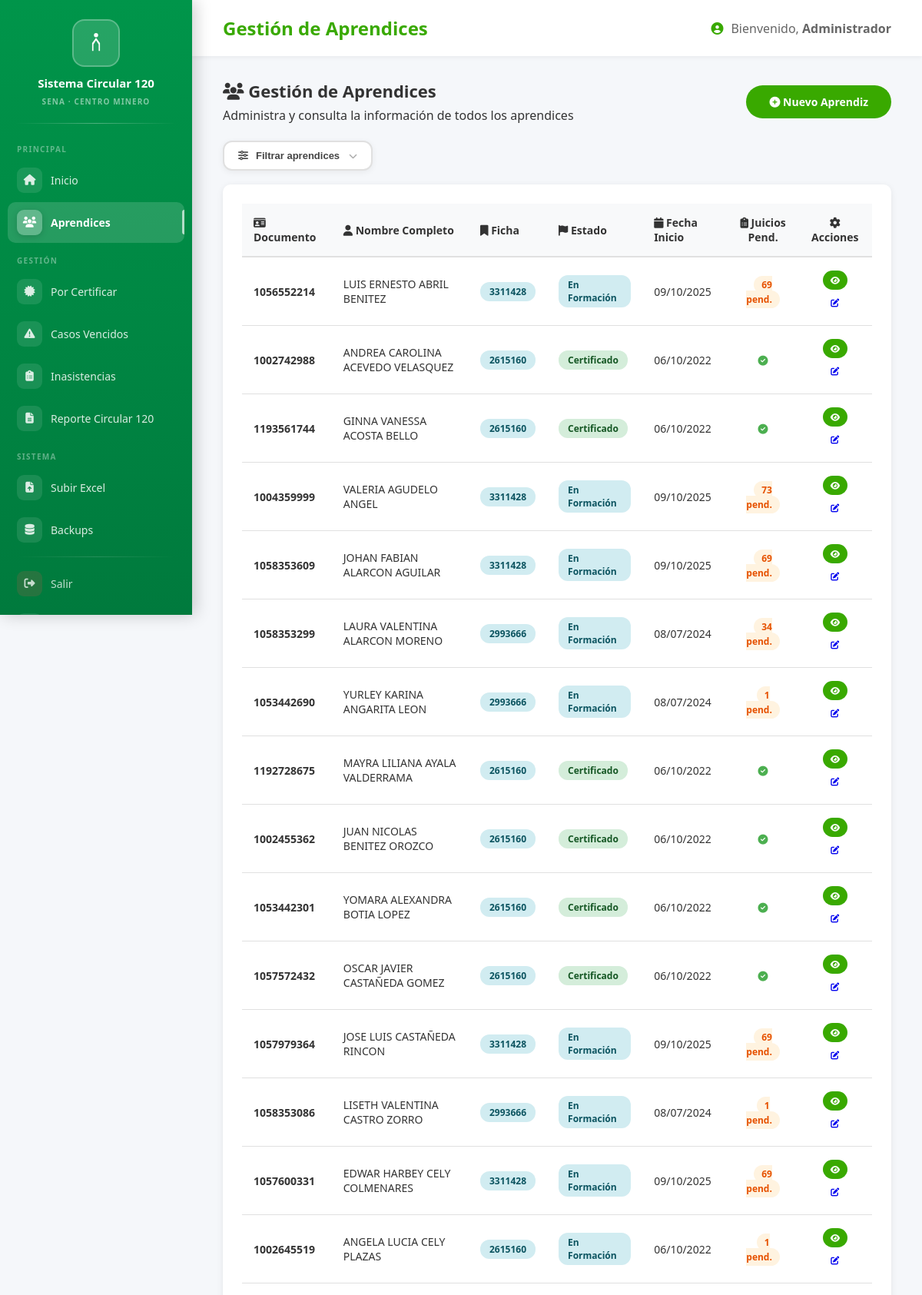
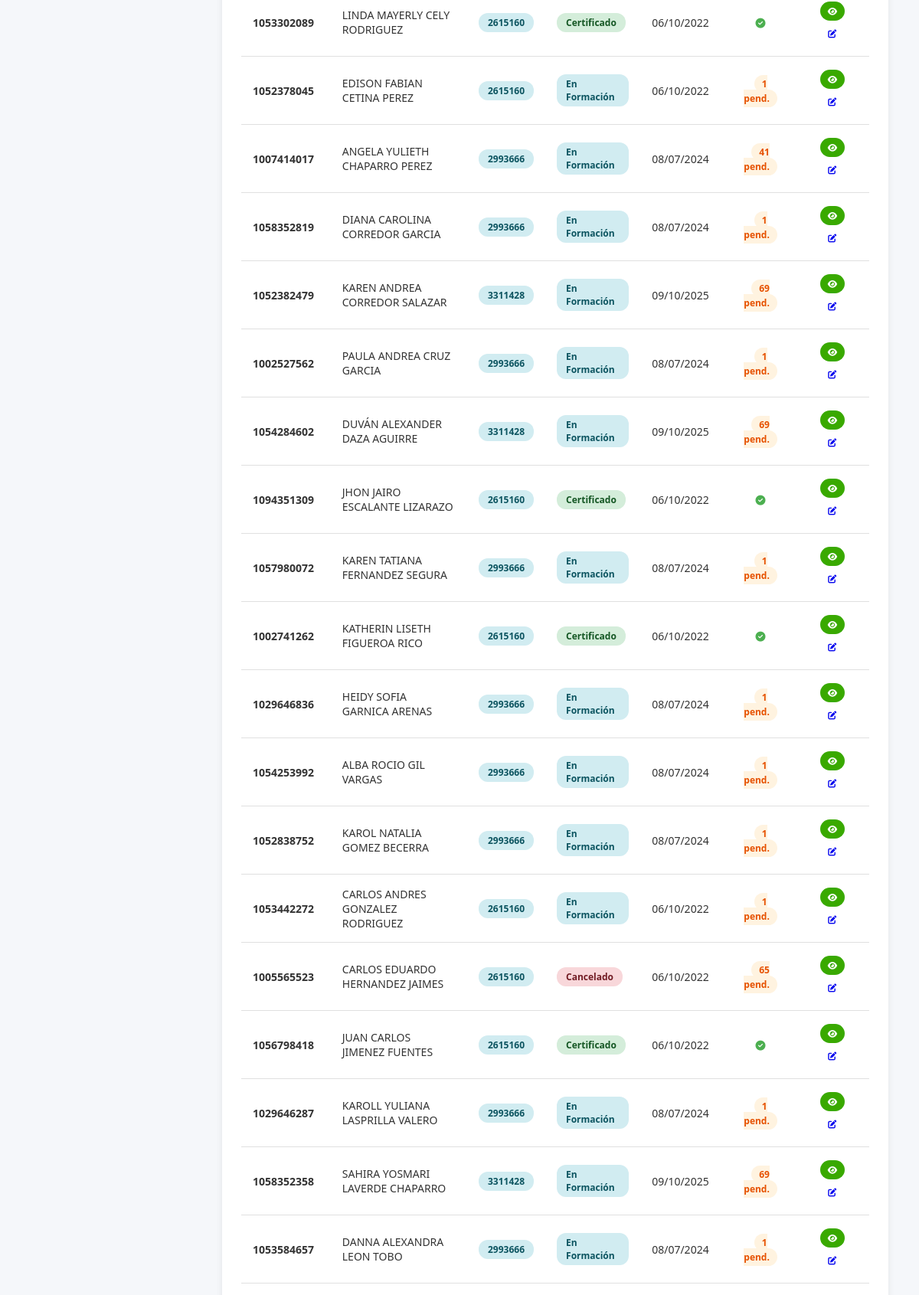
The page /aprendices/aprendices/ (signed in, upper part) on the database its author committed (2 pictures, top to bottom).
### aprendices/models.py (models this page shows, shortened)
class Aprendiz(models.Model):
    ESTADO_FORMACION_CHOICES = [
        ('EN_FORMACION', 'En Formación'),
        ('ETAPA_LECTIVA', 'Etapa Lectiva'),
        ('ETAPA_PRODUCTIVA', 'Etapa Productiva'),
        ('POR_CERTIFICAR', 'Por Certificar'),
        ('CERTIFICADO', 'Certificado'),
        ('CANCELADO', 'Cancelado'),
        ('RETIRO_VOLUNTARIO', 'Retiro Voluntario'),
        ('APLAZAMIENTO', 'Aplazamiento'),
        ('TRASLADADO', 'Trasladado'),
    ]
    documento = models.CharField(max_length=20, primary_key=True, verbose_name='Documento de Identidad')
    nombre = models.CharField(max_length=100, verbose_name='Nombre')
    apellido = models.CharField(max_length=100, verbose_name='Apellido')
    email = models.EmailField(blank=True, null=True, verbose_name='Correo Electrónico')
    telefono = models.CharField(max_length=20, blank=True, null=True, verbose_name='Teléfono')
    estado_formacion = models.CharField(
        max_length=30,
        choices=ESTADO_FORMACION_CHOICES,
        default='EN_FORMACION',
        verbose_name='Estado de Formación'
    )
    fecha_inicio = models.DateField(blank=True, null=True, verbose_name='Fecha de Inicio')
    fecha_final = models.DateField(blank=True, null=True, verbose_name='Fecha Final')
    fecha_fin_lectiva = models.DateField(blank=True, null=True, verbose_name='Fecha Fin Etapa Lectiva')
    fecha_fin_productiva = models.DateField(blank=True, null=True, verbose_name='Fecha Fin Etapa Productiva')
    ficha = models.ForeignKey(
        Ficha,
        on_delete=models.SET_NULL,
        null=True,
        blank=True,
        related_name='aprendices',
        verbose_name='Ficha de Caracterización'
    )
    observaciones = models.TextField(blank=True, null=True, verbose_name='Observaciones')
    created_at = models.DateTimeField(auto_now_add=True)
    updated_at = models.DateTimeField(auto_now=True)
    class Meta:
        verbose_name = 'Aprendiz'
        verbose_name_plural = 'Aprendices'
        ordering = ['apellido', 'nombre']

class Ficha(models.Model):
    numero = models.CharField(max_length=10, primary_key=True, verbose_name='Número de Ficha')
    programa = models.CharField(max_length=200, verbose_name='Programa de Formación', default='Por definir')
    instructor = models.CharField(max_length=100, blank=True, null=True, verbose_name='Instructor Principal')
    fecha_inicio = models.DateField(blank=True, null=True, verbose_name='Fecha de Inicio')
    fecha_fin = models.DateField(blank=True, null=True, verbose_name='Fecha de Finalización')
    centro = models.ForeignKey(
        CentroFormacion,
        on_delete=models.SET_NULL,
        null=True,
        blank=True,
        related_name='fichas',
        verbose_name='Centro de Formación'
    )
    created_at = models.DateTimeField(auto_now_add=True)
    updated_at = models.DateTimeField(auto_now=True)
    class Meta:
        verbose_name = 'Ficha de Caracterización'
        verbose_name_plural = 'Fichas de Caracterización'
        ordering = ['-numero']

### aprendices/views.py (the view)
# urls.py: path('aprendices/', AprendizListView.as_view(), name='aprendiz_list'),
class AprendizListView(LoginRequiredMixin, ListView):
    model = Aprendiz
    template_name = 'aprendices/aprendiz_list.html'
    paginate_by = 50
    ordering = ['-created_at']
    def get_queryset(self):
        qs = Aprendiz.objects.select_related('ficha').annotate(
            juicios_pendientes=Count(
                'juicios',
                filter=Q(juicios__estado='PENDIENTE')
            )
        )
        self.filtro_ficha = self.request.GET.get('ficha', '').strip()
        if self.filtro_ficha:
            qs = qs.filter(ficha__numero=self.filtro_ficha)
        self.filtro_estado = self.request.GET.get('estado', '').strip()
        if self.filtro_estado:
            qs = qs.filter(estado_formacion=self.filtro_estado)
        return qs.order_by('apellido', 'nombre')
    def get_context_data(self, **kwargs):
        ctx = super().get_context_data(**kwargs)
        ctx['fichas'] = Ficha.objects.order_by('numero')
        ctx['estados'] = Aprendiz.ESTADO_FORMACION_CHOICES
        ctx['filtro_ficha'] = getattr(self, 'filtro_ficha', '')
        ctx['filtro_estado'] = getattr(self, 'filtro_estado', '')
        return ctx

### aprendices/templates/aprendices/aprendiz_list.html (shortened to what this page needs)
    {% extends "aprendices/base.html" %}
    {% block page_title %}Gestión de Aprendices{% endblock %}
    {% block content %}
    <div style="display:flex;justify-content:space-between;align-items:center;margin-bottom:22px">
        <div>
        <h2 style="color:var(--txt);margin-bottom:6px;font-size:22px"><i class="fas fa-users"></i> Gestión de Aprendices</h2>
        <p style="color:var(--txt2);margin:0">Administra y consulta la información de todos los aprendices</p>
        </div>
        <a href="{% url 'aprendiz_create' %}" class="btn btn-primary"><i class="fas fa-plus-circle"></i> Nuevo Aprendiz</a>
    </div>
    <div class="filter-bar">
        <button class="filter-trigger" onclick="abrirFiltros()">
        <span class="ft-ico"><i class="fas fa-sliders-h"></i></span>
        Filtrar aprendices
        <i class="fas fa-chevron-down" style="font-size:11px;color:#aaa;margin-left:2px"></i>
        </button>
    </div>
    <div class="table-container">
        <table id="aprendicesTable">
        <thead>
        <tr>
            <th><i class="fas fa-id-card"></i> Documento</th>
            <th><i class="fas fa-user"></i> Nombre Completo</th>
            <th><i class="fas fa-bookmark"></i> Ficha</th>
            <th><i class="fas fa-flag"></i> Estado</th>
            <th><i class="fas fa-calendar"></i> Fecha Inicio</th>
            <th style="text-align:center"><i class="fas fa-clipboard-list"></i> Juicios Pend.</th>
            <th style="text-align:center"><i class="fas fa-cog"></i> Acciones</th>
        </tr>
        </thead>
        <tbody>
        {% for a in object_list %}
        <tr>
            <td><strong>{{ a.documento }}</strong></td>
            <td>{{ a.nombre }} {{ a.apellido }}</td>
            <td>
            {% if a.ficha %}<span class="badge badge-info">{{ a.ficha.numero }}</span>
            {% else %}<span style="color:#999">Sin ficha</span>{% endif %}
            </td>
            <td>
            {% if a.estado_formacion == 'POR_CERTIFICAR' %}
                <span class="badge badge-warning">{{ a.get_estado_formacion_display }}</span>
            {% elif a.estado_formacion == 'CERTIFICADO' %}
                <span class="badge badge-success">{{ a.get_estado_formacion_display }}</span>
            {% elif a.estado_formacion == 'CANCELADO' %}
                <span class="badge badge-danger">{{ a.get_estado_formacion_display }}</span>
            {% elif a.estado_formacion == 'RETIRO_VOLUNTARIO' %}
                <span class="badge badge-danger">{{ a.get_estado_formacion_display }}</span>
            {% elif a.estado_formacion == 'APLAZAMIENTO' %}
                <span class="badge" style="background:#ede7f6;color:#6a1b9a;padding:4px 10px;border-radius:6px;font-size:12px;font-weight:600">{{ a.get_estado_formacion_display }}</span>
            {% elif a.estado_formacion == 'TRASLADADO' %}
                <span class="badge" style="background:#e0f2f1;color:#00695c;padding:4px 10px;border-radius:6px;font-size:12px;font-weight:600">{{ a.get_estado_formacion_display }}</span>
            {% elif a.estado_formacion == 'ETAPA_PRODUCTIVA' %}
                <span class="badge" style="background:#fff3e0;color:#e65100;padding:4px 10px;border-radius:6px;font-size:12px;font-weight:600">{{ a.get_estado_formacion_display }}</span>
            {% elif a.estado_formacion == 'ETAPA_LECTIVA' %}
                <span class="badge" style="background:#e3f2fd;color:#1565c0;padding:4px 10px;border-radius:6px;font-size:12px;font-weight:600">{{ a.get_estado_formacion_display }}</span>
            {% else %}
                <span class="badge badge-info">{{ a.get_estado_formacion_display }}</span>
            {% endif %}
            </td>
            <td>{% if a.fecha_inicio %}{{ a.fecha_inicio|date:"d/m/Y" }}{% else %}—{% endif %}</td>
            <td style="text-align:center">
            {% if a.juicios_pendientes > 0 %}
            <span style="background:#fff3e0;color:#e65100;padding:3px 10px;border-radius:12px;font-weight:700;font-size:12px">
                {{ a.juicios_pendientes }} pend.
            </span>
            {% else %}
            <span style="color:#4caf50;font-size:13px"><i class="fas fa-check-circle"></i></span>
            {% endif %}
            </td>
            <td style="text-align:center">
            <a href="{% url 'aprendiz_detail' a.documento %}" class="btn btn-primary" style="font-size:11px;padding:5px 10px;margin:2px" title="Ver detalles"><i class="fas fa-eye"></i></a>
            <a href="{% url 'aprendiz_update' a.documento %}" class="btn btn-info" style="font-size:11px;padding:5px 10px;margin:2px" title="Editar"><i class="fas fa-edit"></i></a>
            </td>
        </tr>
        {% empty %}
        <tr><td colspan="7" style="text-align:center;padding:38px;color:var(--txt2)">
            <i class="fas fa-inbox" style="font-size:44px;color:#ccc;display:block;margin-bottom:12px"></i>
            No hay aprendices {% if filtro_ficha or filtro_estado %}con los filtros aplicados{% else %}registrados{% endif %}
        </td></tr>
        {% endfor %}
        </tbody>
        </table>
    </div>
    {% endblock %}

### aprendices/templates/aprendices/base.html (shortened to what this page needs)
{% load static %}
<!DOCTYPE html>
<html lang="es">
<head>
    <link rel="stylesheet" href="https://cdnjs.cloudflare.com/ajax/libs/font-awesome/6.4.0/css/all.min.css">
</head>
<body>
    <aside class="sidebar">
        <div class="sidebar-header">
            <div class="sidebar-logo-wrap">
                <svg width="34" height="34" viewBox="0 0 100 100" fill="none" xmlns="http://www.w3.org/2000/svg">
                    <circle cx="50" cy="20" r="8" fill="white"/>
                    <path d="M50 30 L35 50 L35 80 L40 80 L40 55 L50 40 L60 55 L60 80 L65 80 L65 50 Z" fill="white"/>
                </svg>
            </div>
            <h3>Sistema Circular 120</h3>
            <span class="badge-sena">SENA · Centro Minero</span>
        </div>
        <ul class="sidebar-menu">
            <span class="nav-section-label">Principal</span>
            <li>
                <a href="{% url 'dashboard' %}" class="{% if request.path == '/aprendices/' %}active{% endif %}">
                    <span class="nav-icon"><i class="fas fa-home"></i></span> Inicio
                </a>
            </li>
            <li>
                <a href="{% url 'aprendiz_list' %}" class="{% if 'aprendices/aprendices' in request.path %}active{% endif %}">
                    <span class="nav-icon"><i class="fas fa-users"></i></span> Aprendices
                </a>
            </li>
            <span class="nav-section-label">Gestión</span>
            <li>
                <a href="{% url 'casos_por_certificar' %}" class="{% if 'por-certificar' in request.path %}active{% endif %}">
                    <span class="nav-icon"><i class="fas fa-certificate"></i></span> Por Certificar
                </a>
            </li>
            <li>
                <a href="{% url 'casos_vencidos' %}" class="{% if 'vencidos' in request.path %}active{% endif %}">
                    <span class="nav-icon"><i class="fas fa-exclamation-triangle"></i></span> Casos Vencidos
                </a>
            </li>
            <li>
                <a href="{% url 'inasistencia_list' %}" class="{% if 'inasistencias' in request.path %}active{% endif %}">
                    <span class="nav-icon"><i class="fas fa-clipboard-list"></i></span> Inasistencias
                </a>
            </li>
            <li>
                <a href="{% url 'reporte_circular120' %}" class="{% if 'reporte-circular120' in request.path %}active{% endif %}">
                    <span class="nav-icon"><i class="fas fa-file-alt"></i></span> Reporte Circular 120
                </a>
            </li>
            <span class="nav-section-label">Sistema</span>
            <li>
                <a href="{% url 'upload_file' %}" class="{% if 'upload' in request.path %}active{% endif %}">
                    <span class="nav-icon"><i class="fas fa-file-upload"></i></span> Subir Excel
                </a>
            </li>
            <li>
                <a href="#">
                    <span class="nav-icon"><i class="fas fa-database"></i></span> Backups
                </a>
            </li>
            <div class="sidebar-sep"></div>
            <li>
                <form method="post" action="{% url 'logout' %}" style="margin:0;">
                    <button type="submit" class="logout-btn">
                        <span class="nav-icon"><i class="fas fa-sign-out-alt"></i></span> Salir
                    </button>
                </form>
            </li>
            <li>
                <a href="#">
                    <span class="nav-icon"></span> Guía de Accesibilidad
                </a>
            </li>
        </ul>
    </aside>
    <div class="wrapper">
        <header class="top-header">
            <h1>{% block page_title %}Panel de Control{% endblock %}</h1>
            <div class="user-info">
                <i class="fas fa-user-circle"></i>
                <span>Bienvenido, <strong>{{ request.user.username }}</strong></span>
            </div>
        </header>
        <div class="content-wrapper">
            {% block content %}{% endblock %}
        </div>
    </div>
</body>
</html>

### aprendices/templates/aprendices/aprendiz_list.html (style rules this page uses)
.filter-bar { display: flex; align-items: center; gap: 12px; margin-bottom: 18px; flex-wrap: wrap; }
.filter-trigger { display: flex; align-items: center; gap: 10px; background: #fff; border: 2px solid #e0e0e0; border-radius: 12px; padding: 10px 18px; cursor: pointer; font-size: 13px; font-weight: 600; color: #444; transition: all .18s; box-shadow: 0 2px 8px rgba(0,0,0,.06); }

### rows shown on the page
Aprendiz: documento "1056552214", nombre "LUIS ERNESTO", apellido "ABRIL BENITEZ", ficha.numero "3311428", estado_formacion "En Formación", fecha_inicio "09/10/2025", juicios_pendientes "69"
Aprendiz: documento "1002742988", nombre "ANDREA CAROLINA", apellido "ACEVEDO VELASQUEZ", ficha.numero "2615160", estado_formacion "Certificado", fecha_inicio "06/10/2022"
Aprendiz: documento "1193561744", nombre "GINNA VANESSA", apellido "ACOSTA BELLO", ficha.numero "2615160", estado_formacion "Certificado", fecha_inicio "06/10/2022"
Aprendiz: documento "1004359999", nombre "VALERIA", apellido "AGUDELO ANGEL", ficha.numero "3311428", estado_formacion "En Formación", fecha_inicio "09/10/2025", juicios_pendientes "73"
Aprendiz: documento "1058353609", nombre "JOHAN FABIAN", apellido "ALARCON AGUILAR", ficha.numero "3311428", estado_formacion "En Formación", fecha_inicio "09/10/2025", juicios_pendientes "69"
Aprendiz: documento "1058353299", nombre "LAURA VALENTINA", apellido "ALARCON MORENO", ficha.numero "2993666", estado_formacion "En Formación", fecha_inicio "08/07/2024", juicios_pendientes "34"
Aprendiz: documento "1053442690", nombre "YURLEY KARINA", apellido "ANGARITA LEON", ficha.numero "2993666", estado_formacion "En Formación", fecha_inicio "08/07/2024", juicios_pendientes "1"
Aprendiz: documento "1192728675", nombre "MAYRA LILIANA", apellido "AYALA VALDERRAMA", ficha.numero "2615160", estado_formacion "Certificado", fecha_inicio "06/10/2022"
Aprendiz: documento "1002455362", nombre "JUAN NICOLAS", apellido "BENITEZ OROZCO", ficha.numero "2615160", estado_formacion "Certificado", fecha_inicio "06/10/2022"
Aprendiz: documento "1053442301", nombre "YOMARA ALEXANDRA", apellido "BOTIA LOPEZ", ficha.numero "2615160", estado_formacion "Certificado", fecha_inicio "06/10/2022"
Aprendiz: documento "1057572432", nombre "OSCAR JAVIER", apellido "CASTAÑEDA GOMEZ", ficha.numero "2615160", estado_formacion "Certificado", fecha_inicio "06/10/2022"
Aprendiz: documento "1057979364", nombre "JOSE LUIS", apellido "CASTAÑEDA RINCON", ficha.numero "3311428", estado_formacion "En Formación", fecha_inicio "09/10/2025", juicios_pendientes "69"
Aprendiz: documento "1058353086", nombre "LISETH VALENTINA", apellido "CASTRO ZORRO", ficha.numero "2993666", estado_formacion "En Formación", fecha_inicio "08/07/2024", juicios_pendientes "1"
Aprendiz: documento "1057600331", nombre "EDWAR HARBEY", apellido "CELY COLMENARES", ficha.numero "3311428", estado_formacion "En Formación", fecha_inicio "09/10/2025", juicios_pendientes "69"
Aprendiz: documento "1002645519", nombre "ANGELA LUCIA", apellido "CELY PLAZAS", ficha.numero "2615160", estado_formacion "En Formación", fecha_inicio "06/10/2022", juicios_pendientes "1"
Aprendiz: documento "1053302089", nombre "LINDA MAYERLY", apellido "CELY RODRIGUEZ", ficha.numero "2615160", estado_formacion "Certificado", fecha_inicio "06/10/2022"
Aprendiz: documento "1052378045", nombre "EDISON FABIAN", apellido "CETINA PEREZ", ficha.numero "2615160", estado_formacion "En Formación", fecha_inicio "06/10/2022", juicios_pendientes "1"
Aprendiz: documento "1007414017", nombre "ANGELA YULIETH", apellido "CHAPARRO PEREZ", ficha.numero "2993666", estado_formacion "En Formación", fecha_inicio "08/07/2024", juicios_pendientes "41"
Aprendiz: documento "1058352819", nombre "DIANA CAROLINA", apellido "CORREDOR GARCIA", ficha.numero "2993666", estado_formacion "En Formación", fecha_inicio "08/07/2024", juicios_pendientes "1"
Aprendiz: documento "1052382479", nombre "KAREN ANDREA", apellido "CORREDOR SALAZAR", ficha.numero "3311428", estado_formacion "En Formación", fecha_inicio "09/10/2025", juicios_pendientes "69"
Aprendiz: documento "1002527562", nombre "PAULA ANDREA", apellido "CRUZ GARCIA", ficha.numero "2993666", estado_formacion "En Formación", fecha_inicio "08/07/2024", juicios_pendientes "1"
Aprendiz: documento "1054284602", nombre "DUVÁN ALEXANDER", apellido "DAZA AGUIRRE", ficha.numero "3311428", estado_formacion "En Formación", fecha_inicio "09/10/2025", juicios_pendientes "69"
Aprendiz: documento "1094351309", nombre "JHON JAIRO", apellido "ESCALANTE LIZARAZO", ficha.numero "2615160", estado_formacion "Certificado", fecha_inicio "06/10/2022"
Aprendiz: documento "1057980072", nombre "KAREN TATIANA", apellido "FERNANDEZ SEGURA", ficha.numero "2993666", estado_formacion "En Formación", fecha_inicio "08/07/2024", juicios_pendientes "1"
Aprendiz: documento "1002741262", nombre "KATHERIN LISETH", apellido "FIGUEROA RICO", ficha.numero "2615160", estado_formacion "Certificado", fecha_inicio "06/10/2022"
Aprendiz: documento "1029646836", nombre "HEIDY SOFIA", apellido "GARNICA ARENAS", ficha.numero "2993666", estado_formacion "En Formación", fecha_inicio "08/07/2024", juicios_pendientes "1"
Aprendiz: documento "1054253992", nombre "ALBA ROCIO", apellido "GIL VARGAS", ficha.numero "2993666", estado_formacion "En Formación", fecha_inicio "08/07/2024", juicios_pendientes "1"
Aprendiz: documento "1052838752", nombre "KAROL NATALIA", apellido "GOMEZ BECERRA", ficha.numero "2993666", estado_formacion "En Formación", fecha_inicio "08/07/2024", juicios_pendientes "1"
Aprendiz: documento "1053442272", nombre "CARLOS ANDRES", apellido "GONZALEZ RODRIGUEZ", ficha.numero "2615160", estado_formacion "En Formación", fecha_inicio "06/10/2022", juicios_pendientes "1"
Aprendiz: documento "1005565523", nombre "CARLOS EDUARDO", apellido "HERNANDEZ JAIMES", ficha.numero "2615160", estado_formacion "Cancelado", fecha_inicio "06/10/2022", juicios_pendientes "65"
Aprendiz: documento "1056798418", nombre "JUAN CARLOS", apellido "JIMENEZ FUENTES", ficha.numero "2615160", estado_formacion "Certificado", fecha_inicio "06/10/2022"
Aprendiz: documento "1029646287", nombre "KAROLL YULIANA", apellido "LASPRILLA VALERO", ficha.numero "2993666", estado_formacion "En Formación", fecha_inicio "08/07/2024", juicios_pendientes "1"
Aprendiz: documento "1058352358", nombre "SAHIRA YOSMARI", apellido "LAVERDE CHAPARRO", ficha.numero "3311428", estado_formacion "En Formación", fecha_inicio "09/10/2025", juicios_pendientes "69"
Aprendiz: documento "1053584657", nombre "DANNA ALEXANDRA", apellido "LEON TOBO", ficha.numero "2993666", estado_formacion "En Formación", fecha_inicio "08/07/2024", juicios_pendientes "1"

### other values the page prints
{{ request.user.username }} "Administrador"
